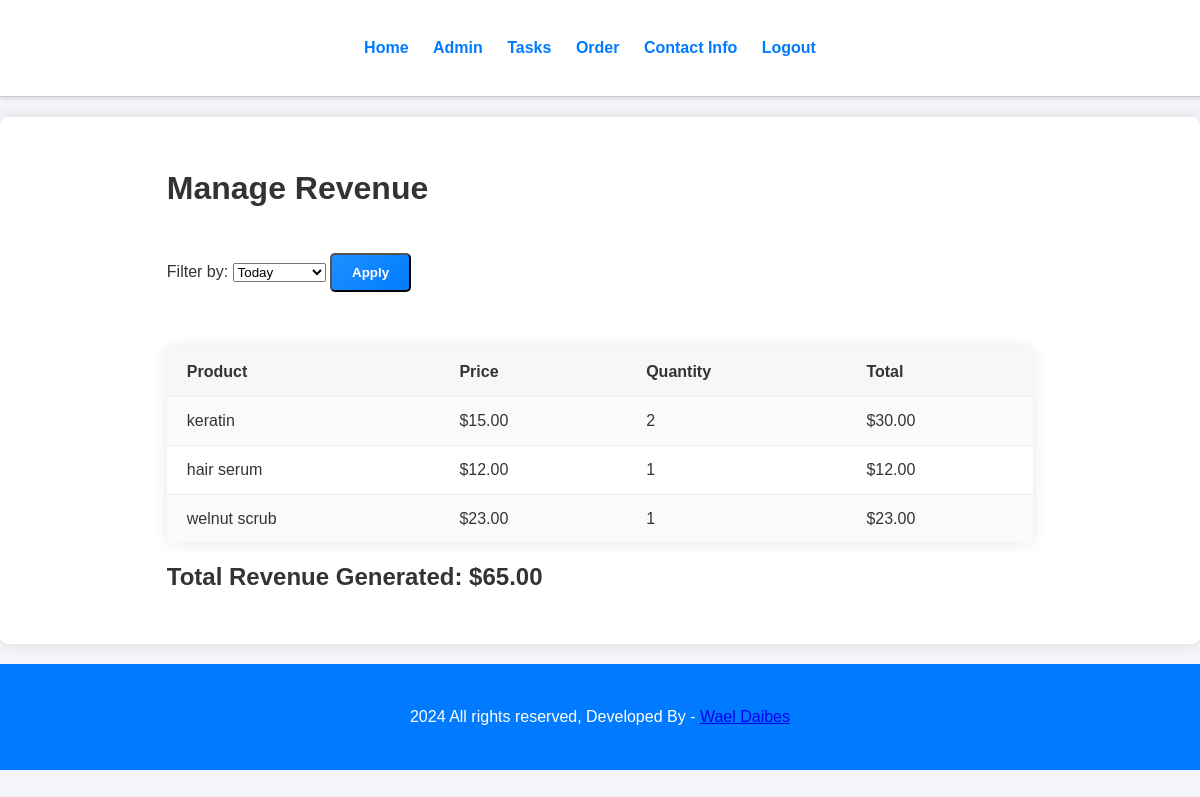
The page /admin/manage-revenue.php (signed in) on the database its author committed.
### tables this page shows
CREATE TABLE `tbl_order` (
  `id` int(10) UNSIGNED NOT NULL,
  `product` varchar(150) NOT NULL,
  `price` decimal(10,2) NOT NULL,
  `qty` int(11) NOT NULL,
  `total` decimal(10,2) NOT NULL,
  `order_date` datetime NOT NULL,
  `status` varchar(50) NOT NULL,
  `customer_name` varchar(150) NOT NULL,
  `customer_contact` varchar(20) NOT NULL,
  `customer_email` varchar(150) NOT NULL,
  `customer_address` varchar(255) NOT NULL
);

### admin/manage-revenue.php (the view, shortened to what this page needs)
<?php include('partials/menu.php'); ?>
<div class="main-content">
    <div class="wrapper">
        <h1>Manage Revenue</h1>
        <br><br>
        <form action="" method="GET" class="filter-form">
            <label for="filter">Filter by:</label>
            <select name="filter" id="filter">
                <option value="today">Today</option>
            </select>
            <input type="submit" value="Apply" class="btn-primary">
        </form>
        <br><br>
        <?php
            $sql = "SELECT product, price, qty, total FROM tbl_order WHERE status='Delivered'";
            $res = mysqli_query($conn, $sql);
        ?>
        <table class="tbl-full">
            <tr>
                <th>Product</th>
                <th>Price</th>
                <th>Quantity</th>
                <th>Total</th>
            </tr>
            <?php
                if($res == TRUE)
                {
                    $count = mysqli_num_rows($res);
                    if($count > 0)
                    {
                        while($rows = mysqli_fetch_assoc($res))
                        {
                            $product = $rows['product'];
                            $price = $rows['price'];
                            $qty = $rows['qty'];
                            $total = $rows['total'];
                            ?>
                            <tr>
                                <td><?php echo $product; ?></td>
                                <td>$<?php echo $price; ?></td>
                                <td><?php echo $qty; ?></td>
                                <td>$<?php echo $total; ?></td>
                            </tr>
                            <?php
                        }
                    }
                    else
                    {
                        ?>
                        <tr>
                            <td colspan="4"><div class="error">No Orders Found.</div></td>
                        </tr>
                        <?php
                    }
                }
            ?>
        </table>
        <?php
            $sql2 = "SELECT SUM(total) AS TotalRevenue FROM tbl_order WHERE status='Delivered'";
            $res2 = mysqli_query($conn, $sql2);
            $row2 = mysqli_fetch_assoc($res2);
            $total_revenue = $row2['TotalRevenue'];
        ?>
        <div class="total-revenue">
            <h2>Total Revenue Generated: $<?php echo $total_revenue; ?></h2>
        </div>
    </div>
</div>
<?php include('partials/footer.php'); ?>

### css/admin.css (style rules this page uses)
* { margin: 0; padding: 0; font-family: 'Arial', sans-serif; box-sizing: border-box; }
body { background-color: #f4f4f9; color: #333; }
.wrapper { padding: 2%; width: 80%; margin: 0 auto; }
.tbl-full { width: 100%; border-collapse: collapse; margin: 20px 0; background: #fff; box-shadow: 0 0 15px rgba(0, 0, 0, 0.1); border-radius: 8px; overflow: hidden; }
table tr th, table tr td { padding: 15px 20px; border-bottom: 1px solid #eee; text-align: left; }
table tr th { background-color: #f7f7f9; font-weight: bold; color: #333; }
table tr:nth-of-type(even) { background-color: #fafafa; }
table tr:last-child td { border-bottom: none; }
.btn-primary, .btn-secondary, .btn-danger { padding: 10px 20px; color: white; text-decoration: none; font-weight: bold; border-radius: 5px; transition: all 0.3s ease; display: inline-block; margin-top: 10px; }
.btn-primary { background: linear-gradient(135deg, #1e90ff, #007bff); }
.main-content { margin: 20px 0; background-color: #fff; padding: 30px; border-radius: 8px; box-shadow: 0 0 15px rgba(0, 0, 0, 0.1); }

### rows shown on the page
tbl_order: product "keratin", price "15.00", qty "2", total "30.00"
tbl_order: product "hair serum", price "12.00", qty "1", total "12.00"
tbl_order: product "welnut scrub", price "23.00", qty "1", total "23.00"

### other values the page prints
$total_revenue "65.00"
